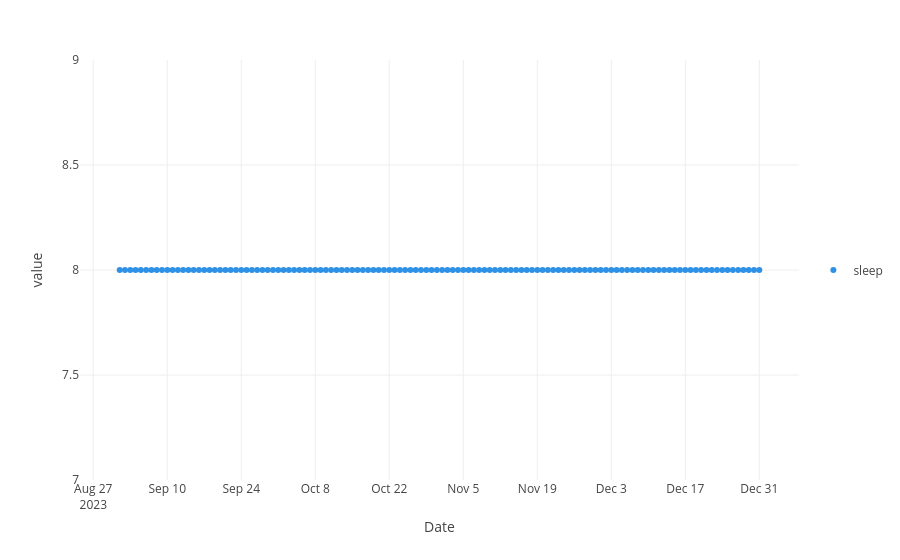

Notebook source saved alongside this figure:
### Code cell
plot_multiple_values(sleep_events)
